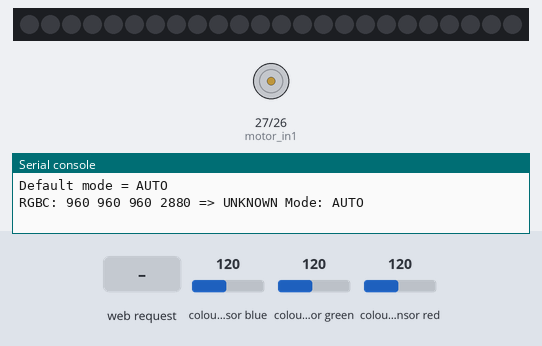
Bench run of a program on a simulated ESP32 board running MicroPython. Parts: 24 RGB LEDs in strip order, left to right, motor-driver pin pairs drawn as motors (green arrow = first pin HIGH = forward, orange = second pin HIGH = backward, longer = more drive, scaled by the enable pin), the last lines printed to the serial console. The test bench sets the inputs (shaded band); at power-on: colour sensor blue 120, colour sensor red 120, colour sensor green 120. WiFi joins after 1.5 s; library files of the repository ran but are not shown: tcs34527.py.

Above: at 2.7 s.
2.8 s: colour sensor blue set to 125
At 5.0 s:
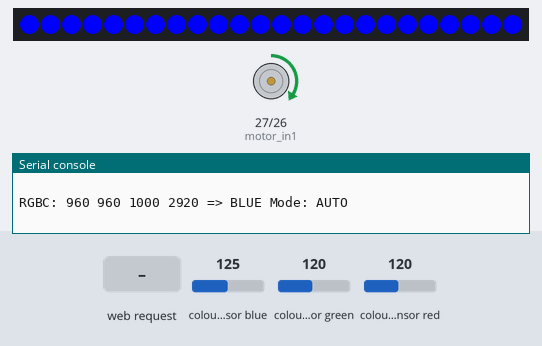
5.6 s: colour sensor red set to 128
At 6.9 s:
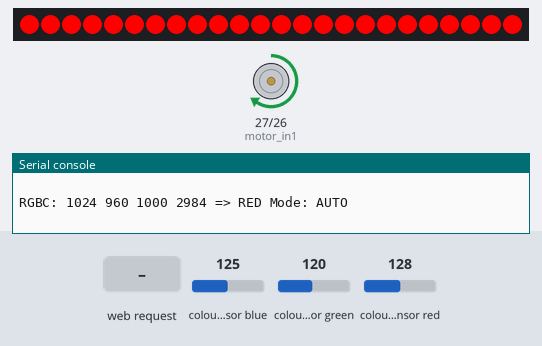
7.6 s: colour sensor green set to 191
At 8.9 s:
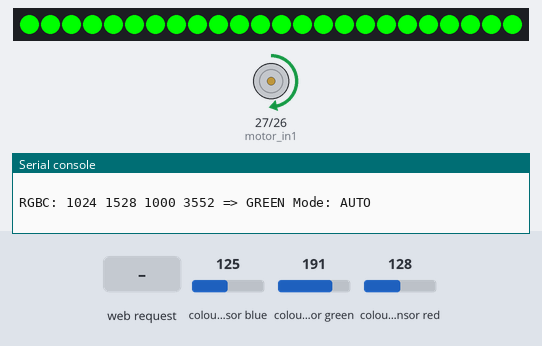
9.6 s: HTTP request GET /backward received
At 10.3 s:
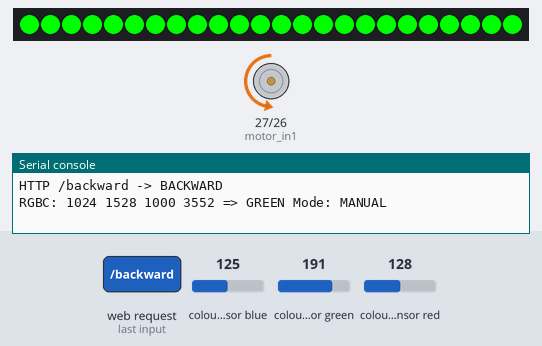
11.1 s: HTTP request GET /stop received
At 11.5 s:
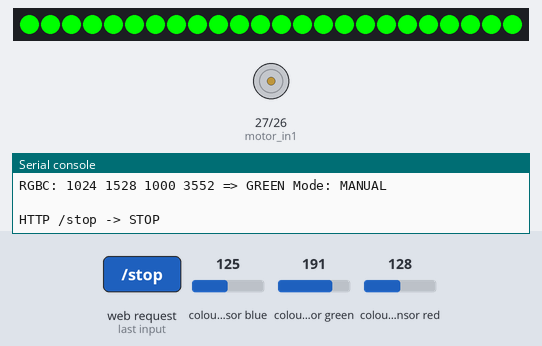
Timing chart, 0 to 14.1 s (numbered marks = the images above; inputs shaded):
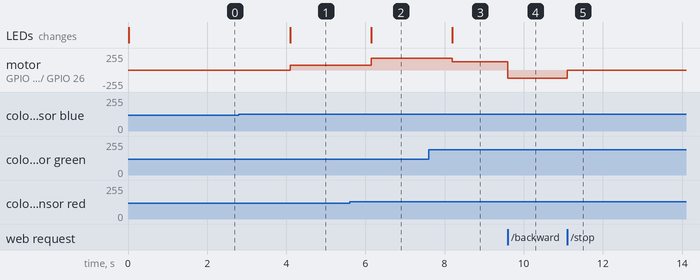

Measured:
- the behaviour switches between 120 and 121 on colour sensor blue (found by bisection; images 0 and 1)
- after the input at 2.8 s, motor on GPIO 27 (motor_in1) / GPIO 26 (motor_in2): stopped → forward 75/255 after 1.3 s; the LEDs: change after 1.3 s (image 1)
- after the input at 5.6 s, motor on GPIO 27 (motor_in1) / GPIO 26 (motor_in2): forward 75/255 → forward 174/255 after 0.55 s; the LEDs: change after 0.55 s (image 2)
- after the input at 7.6 s, motor on GPIO 27 (motor_in1) / GPIO 26 (motor_in2): forward 174/255 → forward 125/255 after 0.59 s; the LEDs: change after 0.59 s (image 3)
- after the input at 9.6 s, motor on GPIO 27 (motor_in1) / GPIO 26 (motor_in2): forward 125/255 → backward 125/255 at once
- after the input at 11.1 s, motor on GPIO 27 (motor_in1) / GPIO 26 (motor_in2): backward 125/255 → stopped at once

The program:

lab5_smart_color_control.py
```python
import network
import socket
import time
from machine import I2C, Pin, PWM
import neopixel
from tcs34527 import TCS34725

# =========================
# WiFi Configuration
# =========================
SSID = "Robotic WIFI"
PASSWORD = "rbtWIFI@2025"

# =========================
# Hardware Pin Configuration
# =========================
I2C_SCL = 22
I2C_SDA = 21

NEOPIXEL_PIN = 23
NEOPIXEL_COUNT = 24

MOTOR_IN1_PIN = 27
MOTOR_IN2_PIN = 26
MOTOR_PWM_PIN = 14
MOTOR_PWM_FREQ = 1000

# =========================
# LAB Rules
# =========================
AUTO_SPEED = {
    "RED": 700,
    "GREEN": 500,
    "BLUE": 300,
}

AUTO_PIXEL = {
    "RED": (255, 0, 0),
    "GREEN": (0, 255, 0),
    "BLUE": (0, 0, 255),
}

# =========================
# Global Runtime State
# =========================
mode = "AUTO"
manual_rgb = (255, 255, 255)
manual_speed = 500

last_r = 0
last_g = 0
last_b = 0
last_c = 0
last_color = "UNKNOWN"

# =========================
# Hardware Setup
# =========================
i2c = I2C(0, scl=Pin(I2C_SCL), sda=Pin(I2C_SDA), freq=100000)
sensor = TCS34725(i2c)

pixels = neopixel.NeoPixel(Pin(NEOPIXEL_PIN), NEOPIXEL_COUNT)
for i in range(NEOPIXEL_COUNT):
    pixels[i] = (0, 0, 0)
pixels.write()

motor_in1 = Pin(MOTOR_IN1_PIN, Pin.OUT)
motor_in2 = Pin(MOTOR_IN2_PIN, Pin.OUT)
motor_pwm = PWM(Pin(MOTOR_PWM_PIN))
motor_pwm.freq(MOTOR_PWM_FREQ)


def set_all_pixels(rgb):
    for i in range(NEOPIXEL_COUNT):
        pixels[i] = rgb
    pixels.write()


def motor_forward(speed):
    motor_in1.value(1)
    motor_in2.value(0)
    motor_pwm.duty(speed)


def motor_backward(speed):
    motor_in1.value(0)
    motor_in2.value(1)
    motor_pwm.duty(speed)


def motor_stop():
    motor_in1.value(0)
    motor_in2.value(0)
    motor_pwm.duty(0)


def classify_color(r, g, b, c):
    if c < 150:
        return "UNKNOWN"
    if r > g and r > b:
        return "RED"
    if g > r and g > b:
        return "GREEN"
    if b > r and b > g:
        return "BLUE"
    return "UNKNOWN"


def apply_auto_outputs(color_name):
    if color_name in AUTO_PIXEL:
        set_all_pixels(AUTO_PIXEL[color_name])
    else:
        set_all_pixels((0, 0, 0))

    speed = AUTO_SPEED.get(color_name, 0)
    if speed > 0:
        motor_forward(speed)
    else:
        motor_stop()


def connect_wifi():
    wifi = network.WLAN(network.STA_IF)
    wifi.active(True)
    if not wifi.isconnected():
        wifi.connect(SSID, PASSWORD)
        print("Connecting to WiFi", end="")
        while not wifi.isconnected():
            print(".", end="")
            time.sleep(0.3)
    print("\nWiFi connected")
    print("ESP32 IP:", wifi.ifconfig()[0])
    return wifi


def parse_query(path):
    if "?" not in path:
        return {}
    query = path.split("?", 1)[1]
    params = {}
    for pair in query.split("&"):
        if "=" in pair:
            key, value = pair.split("=", 1)
            params[key] = value
    return params


def handle_http(path):
    global mode, manual_rgb, manual_speed

    if path.startswith("/set_speed"):
        params = parse_query(path)
        try:
            speed = int(float(params.get("speed", "500")))
            speed = max(0, min(1023, speed))
            manual_speed = speed
            return "text/plain", "SPEED SET"
        except Exception:
            return "text/plain", "INVALID SPEED"

    if path.startswith("/forward"):
        mode = "MANUAL"
        motor_forward(manual_speed)
        return "text/plain", "FORWARD"

    if path.startswith("/backward"):
        mode = "MANUAL"
        motor_backward(manual_speed)
        return "text/plain", "BACKWARD"

    if path.startswith("/stop"):
        mode = "MANUAL"
        motor_stop()
        return "text/plain", "STOP"

    if path.startswith("/set_rgb"):
        mode = "MANUAL"
        params = parse_query(path)
        try:
            r = int(params.get("r", "0"))
            g = int(params.get("g", "0"))
            b = int(params.get("b", "0"))
            r = max(0, min(255, r))
            g = max(0, min(255, g))
            b = max(0, min(255, b))
            manual_rgb = (r, g, b)
            set_all_pixels(manual_rgb)
            return "text/plain", "RGB SET"
        except Exception:
            return "text/plain", "INVALID RGB"

    if path.startswith("/set_mode"):
        params = parse_query(path)
        requested = params.get("mode", "AUTO").upper()
        if requested in ("AUTO", "MANUAL"):
            mode = requested
            return "text/plain", "MODE " + mode
        return "text/plain", "INVALID MODE"

    if path.startswith("/status"):
        body = (
            '{"mode":"%s","color":"%s","r":%d,"g":%d,"b":%d,"c":%d}'
            % (mode, last_color, last_r, last_g, last_b, last_c)
        )
        return "application/json", body

    return "text/plain", "ESP32 LAB5 READY"


def serve_client(server_sock):
    try:
        client, addr = server_sock.accept()
    except OSError:
        return

    try:
        request = client.recv(1024)
        if not request:
            client.close()
            return

        request_str = request.decode()
        first_line = request_str.split("\r\n", 1)[0]
        parts = first_line.split(" ")
        if len(parts) < 2:
            client.close()
            return

        path = parts[1]
        content_type, body = handle_http(path)

        header = (
            "HTTP/1.1 200 OK\r\n"
            "Content-Type: %s\r\n"
            "Connection: close\r\n\r\n" % content_type
        )
        client.send(header)
        client.send(body)

        print("HTTP", path, "->", body)
    except Exception as ex:
        print("HTTP error:", ex)
    finally:
        client.close()


def start_server():
    addr = socket.getaddrinfo("0.0.0.0", 80)[0][-1]
    server = socket.socket()
    server.setsockopt(socket.SOL_SOCKET, socket.SO_REUSEADDR, 1)  # ADD THIS
    server.bind(addr)
    server.listen(2)
    server.settimeout(0.05)
    print("HTTP server running on", addr)
    return server

def main():
    global last_r, last_g, last_b, last_c, last_color

    connect_wifi()
    server = start_server()

    print("Default mode = AUTO")
    last_scan = 0

    while True:
        now = time.ticks_ms()

        if time.ticks_diff(now, last_scan) >= 2000:
            r, g, b, c = sensor.read_raw()
            color_name = classify_color(r, g, b, c)

            last_r = r
            last_g = g
            last_b = b
            last_c = c
            last_color = color_name

            print("RGBC:", r, g, b, c, "=>", color_name, "Mode:", mode)
            print()

            if mode == "AUTO":
                apply_auto_outputs(color_name)

            last_scan = time.ticks_ms()

        serve_client(server)


main()
```
